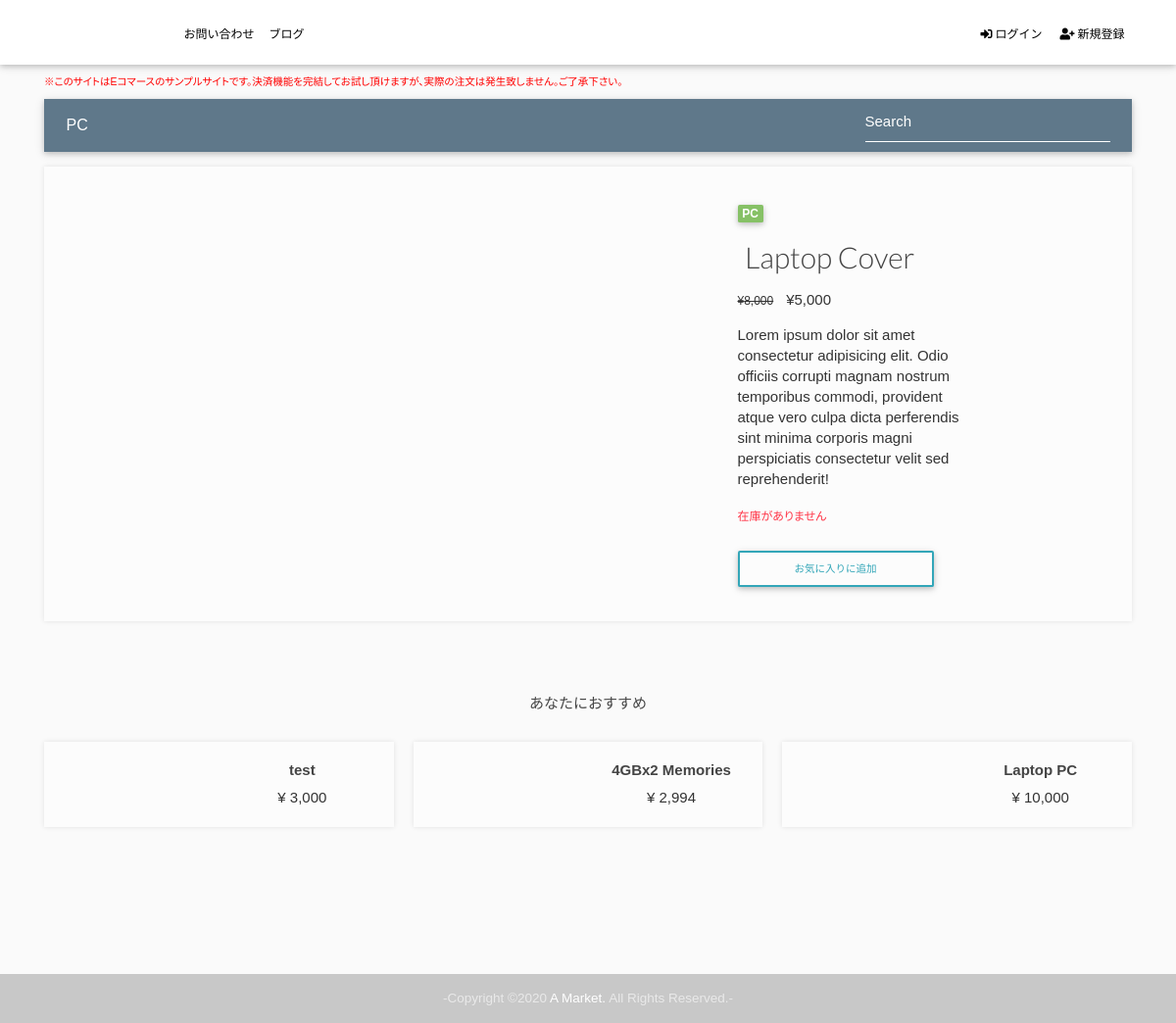
The page /item/laptop-cover/ on the database its author committed.
### core/models.py (models this page shows, shortened)
class Category(models.Model):
    name = models.CharField(max_length=100, verbose_name="カテゴリー")
    order = models.IntegerField(verbose_name="メニュー順番", default=1)
    class Meta:
        verbose_name_plural = 'カテゴリー'
    def __str__(self):
        return self.name
    def published_items(self):
        return self.items.filter(draft=False)

class Item(models.Model):
    title = models.CharField(max_length=100, verbose_name="商品名")
    price = models.IntegerField(verbose_name="価格")
    discount_price = models.IntegerField(
        blank=True, null=True, verbose_name="セール価格")
    category = models.ForeignKey(Category, on_delete=models.SET_NULL,
                                 related_name="items", null=True, blank=True, verbose_name="カテゴリー(option)")
    label = models.CharField(choices=LABEL_CHOICES,
                             max_length=2, blank=True, null=True, verbose_name="レーベル")
    slug = models.SlugField(blank=True, null=True, verbose_name="URL末尾")
    description = models.TextField(blank=True, null=True, verbose_name="商品説明")
    stock = models.IntegerField(blank=True, null=True, verbose_name="在庫数")
    pickup = models.BooleanField(default=False, verbose_name="トップページ厳選")
    featured = models.BooleanField(default=False, verbose_name="トップページおすすめ")
    draft = models.BooleanField(default=False, verbose_name="非公開にする")
    fav_users = models.ManyToManyField(
        settings.AUTH_USER_MODEL, related_name="fav_items", blank=True)
    image = models.ImageField(
        blank=True, upload_to='item_main_image/', verbose_name="メイン画像")
    image_large = ImageSpecField(source="image",
                                 processors=[ResizeToFit(1920, 1920)],
                                 format='JPEG'
                                 )
    image_medium = ImageSpecField(source='image',
                                  processors=[ResizeToFit(700, 700)],
                                  format="JPEG",
                                  options={'quality': 80}
                                  )
    image_small = ImageSpecField(source='image',
                                 processors=[ResizeToFill(250, 250)],
                                 format="JPEG",
                                 options={'quality': 80}
                                 )
    image_thumb = ImageSpecField(source='image',
                                 processors=[ResizeToFill(100, 100)],
                                 format="JPEG",
                                 options={'quality': 80}
                                 )
    class Meta:
        verbose_name_plural = '商品'
    def get_absolute_url(self):
        return reverse("core:item", kwargs={
            'slug': self.slug
        })
    def get_add_to_fav_items_url(self):
        return reverse("core:add-to-fav-items", kwargs={
            'pk': self.pk
        })

### core/views/views.py (the view)
# urls.py: path('item/<slug>/', ItemDetailView.as_view(), name='item'),
class ItemDetailView(UserPassesTestMixin, DetailView):
    model = Item
    context_object_name = 'item'
    def get_context_data(self, **kwargs):
        context = super().get_context_data(**kwargs)
        context["other_items"] = Item.objects.filter(draft=False).exclude(
            slug=self.kwargs['slug']).order_by('?')[:3]
        context["categories"] = Category.objects.all().order_by('order')
        context["form"] = ItemOptionForm(self.object or None)
        if self.object.fav_users.filter(id=self.request.user.id):
            context["already_favorite"] = True
        context["other_images"] = Photo.objects.filter(
            item=self.object).order_by('order')
        return context
    def test_func(self):
        item = self.get_object()
        if not item.draft or self.request.user.is_staff:
            return True
        return False

### blog/context_processors.py (called while the page is built)
def global_val(request):
    archives = Post.objects.filter(draft=False).values(
        'date_posted__year', 'date_posted__month').annotate(Count('id')).order_by()
    return {
        'latest_posts': Post.objects.filter(draft=False).order_by('-date_posted')[:5],
        'drafts': Post.objects.filter(draft=True).order_by('-date_posted'),
        'post_categories': Category.objects.annotate(num_posts=Count('posts')).order_by('-num_posts'),
        'post_tags': Tag.objects.annotate(num_posts=Count('posts')).order_by('-num_posts'),
        'archives': archives
    }

### templates/core/item_detail.html (shortened to what this page needs)
{% extends "base.html" %}
{% load crispy_forms_tags %}
{% load humanize %}
{% block content %}
<div id="item" class="container dark-grey-text">
  {% include "parts/category-menu.html" %}
  <div class="feature">
    <div class="item-slide">
      <div class="swiper gallery-top">
        <ul class="swiper-wrapper">
        </ul>
      </div>
      <div class="swiper-container gallery-thumbs">
        <ul class="swiper-wrapper">
        </ul>
      </div>
    </div>
    <div class="item-detail">
      <div>
        <a href="{% url 'core:category-pages' item.category %}">
          <span class="badge category-color mr-1">{{ item.category }}</span>
        </a>
        <h2>
          {{ item.title }}
        </h2>
        <p class="price">
          {% if item.discount_price %}
          <span class="mr-1">
            <small><del>¥{{ item.price | intcomma }}</del></small>
          </span>
          <span>¥{{ item.discount_price | intcomma }}</span>
          {% else %}
          <span>¥{{ item.price | intcomma }}</span>
          {% endif %}
        </p>
        <p class="mt-3 mb-3">{{ item.description | safe | linebreaks }} </p>
        {% if item.stock == 0 %}
        <p class="stock text-danger">在庫がありません</p>
        {% elif item.stock %}
        <p class="stock">在庫数: {{ item.stock }}</p>
        {% endif %}
        <div>
          {% if already_favorite %}
          <a href="{{ item.get_remove_from_fav_items_url }}" class="btn btn-outline-second btn-md"
            id="add-to-cart">お気に入りから外す</a>
          {% else %}
          <a href="{{ item.get_add_to_fav_items_url }}" class="btn btn-outline-main btn-md"
            id="add-to-cart">お気に入りに追加</a>
          {% endif %}
        </div>
      </div>
    </div>
  </div>
  <div class="recommend">
    <h6>あなたにおすすめ</h6>
    <div class="other-items">
      {% for item in other_items %}
      <div class=" item {% if item.featured %}featured-item{% endif %}">
        {% if item.image %}
        <div class="square">
          <a href="{{ item.get_absolute_url }}">
          </a>
        </div>
        {% endif %}
        <div class="item-title">
          <a href="{{ item.get_absolute_url }}">
            <h3>{{ item.title }}</h3>
          </a>
          <p>¥
            {% if item.discount_price %}
            {{ item.discount_price | intcomma }}
            {% else %}
            {{ item.price | intcomma }}
            {% endif %}
          </p>
        </div>
      </div>
      {% endfor %}
    </div>
  </div>
</div>
{% endblock content %}

### templates/parts/category-menu.html (shortened to what this page needs)
<nav id="category-menu" class="navbar navbar-expand-lg navbar-dark">
  <div class="collapse navbar-collapse">
    <ul class="navbar-nav mr-auto">
      {% for category in categories %}
      {% if category.published_items.count %}
      <li class="nav-item"><a class="nav-link" href="{% url 'core:category-pages' category.name %}">{{ category }} </a>
      </li>
      {% endif %}
      {% endfor %}
    </ul>
    <form class="form-inline">
      <div class="md-form my-0">
        <input class="form-control mr-sm-2" type="text" placeholder="Search" aria-label="Search">
      </div>
    </form>
  </div>
</nav>

### rows shown on the page
Category: name "PC"
Item: category "PC", title "Laptop Cover", price "8,000", discount_price "5,000", description "Lorem ipsum dolor sit amet consectetur adipisicing elit. Odio officiis corrupti magnam nostrum temporibus commodi, provident atque vero culpa dicta perferendis sint minima corporis magni perspiciatis consectetur velit sed reprehenderit!"
Item: title "test", price "3,000"
Item: title "4GBx2 Memories", discount_price "2,994"
Item: title "Laptop PC", discount_price "10,000"
